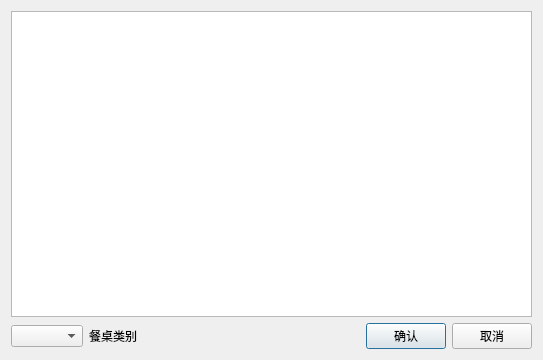
<?xml version="1.0" encoding="UTF-8"?>
<ui version="4.0">
 <class>w_scr_dish_restaurant_table_select</class>
 <widget class="QDialog" name="w_scr_dish_restaurant_table_select">
  <property name="geometry">
   <rect>
    <x>0</x>
    <y>0</y>
    <width>543</width>
    <height>360</height>
   </rect>
  </property>
  <property name="windowTitle">
   <string>Dialog</string>
  </property>
  <layout class="QVBoxLayout" name="verticalLayout">
   <item>
    <widget class="restaurantTableView" name="tableView_table"/>
   </item>
   <item>
    <layout class="QHBoxLayout" name="horizontalLayout">
     <item>
      <widget class="QComboBox" name="comboBox_tabletype"/>
     </item>
     <item>
      <widget class="QLabel" name="label">
       <property name="text">
        <string>餐桌类别</string>
       </property>
      </widget>
     </item>
     <item>
      <spacer name="horizontalSpacer">
       <property name="orientation">
        <enum>Qt::Horizontal</enum>
       </property>
       <property name="sizeHint" stdset="0">
        <size>
         <width>40</width>
         <height>20</height>
        </size>
       </property>
      </spacer>
     </item>
     <item>
      <widget class="QPushButton" name="pushButton_ok">
       <property name="text">
        <string>确认</string>
       </property>
      </widget>
     </item>
     <item>
      <widget class="QPushButton" name="pushButton_cancel">
       <property name="text">
        <string>取消</string>
       </property>
      </widget>
     </item>
    </layout>
   </item>
  </layout>
 </widget>
 <customwidgets>
  <customwidget>
   <class>restaurantTableView</class>
   <extends>QTableView</extends>
   <header>restauranttableview.h</header>
  </customwidget>
 </customwidgets>
 <resources/>
 <connections/>
</ui>
